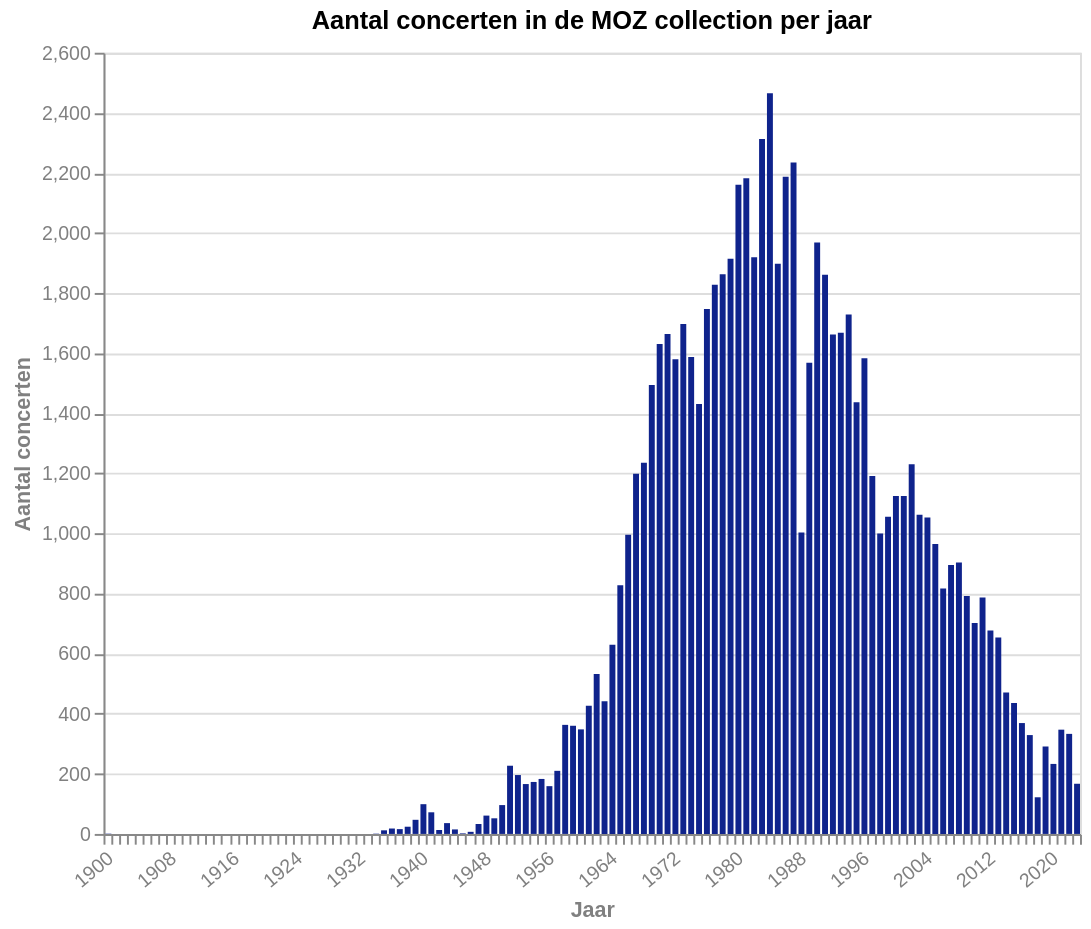

Describe this chart as a Vega-Lite specification.
### Vega-Lite specification from a JSON file in a GitHub repository (floating-point values rounded to 4 significant figures)
{"$schema": "https://vega.github.io/schema/vega-lite/v5.json", "title": "Aantal concerten in de MOZ collection per jaar", "description": "Aantal concerten per jaar", "width": 500, "height": 400, "data": {"values": [{"Year": "1900", "Number of concerts": 1}, {"Year": "1934", "Number of concerts": 1}, {"Year": "1935", "Number of concerts": 12}, {"Year": "1936", "Number of concerts": 18}, {"Year": "1937", "Number of concerts": 16}, {"Year": "1938", "Number of concerts": 24}, {"Year": "1939", "Number of concerts": 47}, {"Year": "1940", "Number of concerts": 99}, {"Year": "1941", "Number of concerts": 72}, {"Year": "1942", "Number of concerts": 13}, {"Year": "1943", "Number of concerts": 36}, {"Year": "1944", "Number of concerts": 15}, {"Year": "1945", "Number of concerts": 2}, {"Year": "1946", "Number of concerts": 7}, {"Year": "1947", "Number of concerts": 33}, {"Year": "1948", "Number of concerts": 61}, {"Year": "1949", "Number of concerts": 52}, {"Year": "1950", "Number of concerts": 96}, {"Year": "1951", "Number of concerts": 227}, {"Year": "1952", "Number of concerts": 196}, {"Year": "1953", "Number of concerts": 166}, {"Year": "1954", "Number of concerts": 173}, {"Year": "1955", "Number of concerts": 183}, {"Year": "1956", "Number of concerts": 159}, {"Year": "1957", "Number of concerts": 210}, {"Year": "1958", "Number of concerts": 363}, {"Year": "1959", "Number of concerts": 360}, {"Year": "1960", "Number of concerts": 348}, {"Year": "1961", "Number of concerts": 427}, {"Year": "1962", "Number of concerts": 532}, {"Year": "1963", "Number of concerts": 442}, {"Year": "1964", "Number of concerts": 630}, {"Year": "1965", "Number of concerts": 828}, {"Year": "1966", "Number of concerts": 996}, {"Year": "1967", "Number of concerts": 1199}, {"Year": "1968", "Number of concerts": 1235}, {"Year": "1969", "Number of concerts": 1494}, {"Year": "1970", "Number of concerts": 1631}, {"Year": "1971", "Number of concerts": 1664}, {"Year": "1972", "Number of concerts": 1580}, {"Year": "1973", "Number of concerts": 1697}, {"Year": "1974", "Number of concerts": 1587}, {"Year": "1975", "Number of concerts": 1431}, {"Year": "1976", "Number of concerts": 1747}, {"Year": "1977", "Number of concerts": 1828}, {"Year": "1978", "Number of concerts": 1863}, {"Year": "1979", "Number of concerts": 1914}, {"Year": "1980", "Number of concerts": 2161}, {"Year": "1981", "Number of concerts": 2182}, {"Year": "1982", "Number of concerts": 1919}, {"Year": "1983", "Number of concerts": 2313}, {"Year": "1984", "Number of concerts": 2465}, {"Year": "1985", "Number of concerts": 1898}, {"Year": "1986", "Number of concerts": 2187}, {"Year": "1987", "Number of concerts": 2235}, {"Year": "1988", "Number of concerts": 1003}, {"Year": "1989", "Number of concerts": 1568}, {"Year": "1990", "Number of concerts": 1968}, {"Year": "1991", "Number of concerts": 1861}, {"Year": "1992", "Number of concerts": 1662}, {"Year": "1993", "Number of concerts": 1668}, {"Year": "1994", "Number of concerts": 1729}, {"Year": "1995", "Number of concerts": 1437}, {"Year": "1996", "Number of concerts": 1583}, {"Year": "1997", "Number of concerts": 1191}, {"Year": "1998", "Number of concerts": 1000}, {"Year": "1999", "Number of concerts": 1056}, {"Year": "2000", "Number of concerts": 1125}, {"Year": "2001", "Number of concerts": 1125}, {"Year": "2002", "Number of concerts": 1230}, {"Year": "2003", "Number of concerts": 1062}, {"Year": "2004", "Number of concerts": 1053}, {"Year": "2005", "Number of concerts": 965}, {"Year": "2006", "Number of concerts": 817}, {"Year": "2007", "Number of concerts": 895}, {"Year": "2008", "Number of concerts": 903}, {"Year": "2009", "Number of concerts": 792}, {"Year": "2010", "Number of concerts": 702}, {"Year": "2011", "Number of concerts": 787}, {"Year": "2012", "Number of concerts": 677}, {"Year": "2013", "Number of concerts": 654}, {"Year": "2014", "Number of concerts": 471}, {"Year": "2015", "Number of concerts": 436}, {"Year": "2016", "Number of concerts": 369}, {"Year": "2017", "Number of concerts": 329}, {"Year": "2018", "Number of concerts": 122}, {"Year": "2019", "Number of concerts": 291}, {"Year": "2020", "Number of concerts": 233}, {"Year": "2021", "Number of concerts": 347}, {"Year": "2022", "Number of concerts": 333}, {"Year": "2023", "Number of concerts": 167}]}, "mark": {"type": "bar", "binSpacing": 1, "tooltip": true}, "encoding": {"x": {"field": "Year", "type": "temporal", "title": "Jaar", "timeUnit": "year"}, "y": {"field": "Number of concerts", "type": "quantitative", "title": "Aantal concerten"}, "color": {"value": "#0F238C"}}, "config": {"countTitle": "Aantal", "axisX": {"labelAngle": -40, "grid": false, "tickCount": {"interval": "year", "step": 1}, "titleColor": "grey", "labelColor": "grey"}, "axisY": {"titleColor": "grey", "labelColor": "grey"}}}
